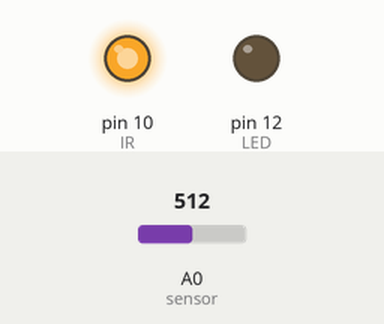
Simulated run of this sketch. Board: Arduino Uno, built with avr-gcc and run on an emulated ATmega328P. Parts: output pins drawn as LEDs (lit = HIGH). The test bench sets the inputs (shaded band); at power-on: A0 (sensor) = 512. What the sketch prints to the serial monitor is not drawn.

Above: at 1.2 s.
1.3 s: A0 (sensor) set to 521
At 1.74 s:
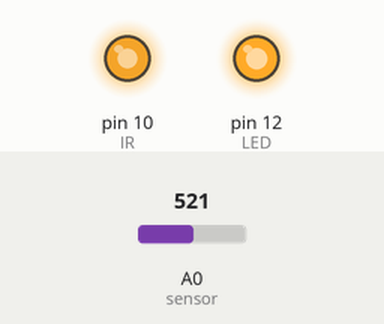
4.3 s: A0 (sensor) set to 511
At 4.34 s:
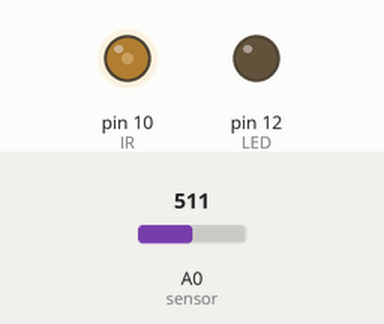
7.3 s: A0 (sensor) set to 716
At 7.69 s:
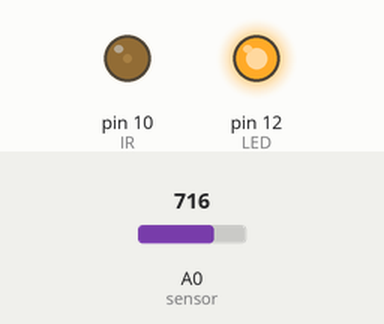
Timing chart, 0 to 16.3 s (numbered marks = the images above; inputs shaded):
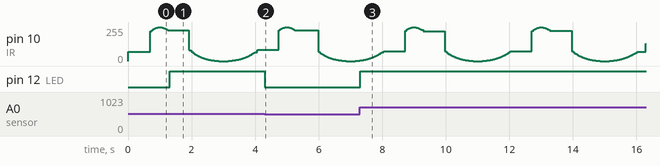

Measured:
- the behaviour switches between 513 and 514 on A0 (sensor) (found by bisection; images 0 and 1)
- after the input at 1.3 s, pin 12 (LED): LOW → HIGH at once
- after the input at 4.3 s, pin 12 (LED): HIGH → LOW at once
- after the input at 7.3 s, pin 12 (LED): LOW → HIGH at once

The sketch:

sketch_oct26a.ino
```cpp
int IR = 10;
int sensor = 0;
int LED = 12;

void setup() {
  // put your setup code here, to run once:
pinMode(LED, OUTPUT);
pinMode(IR, OUTPUT);
pinMode(sensor, INPUT);
Serial.begin(9600);
}

void loop() {
  // put your main code here, to run repeatedly:
  float val = (exp(sin(millis()/2000.0*PI)) - 0.36787944)*108.0;
  analogWrite(IR,val);
  int signal = analogRead(sensor);
  Serial.println(signal);
  signal = map(signal,0,1023,0,255);
  analogWrite(LED, signal);

}
```
